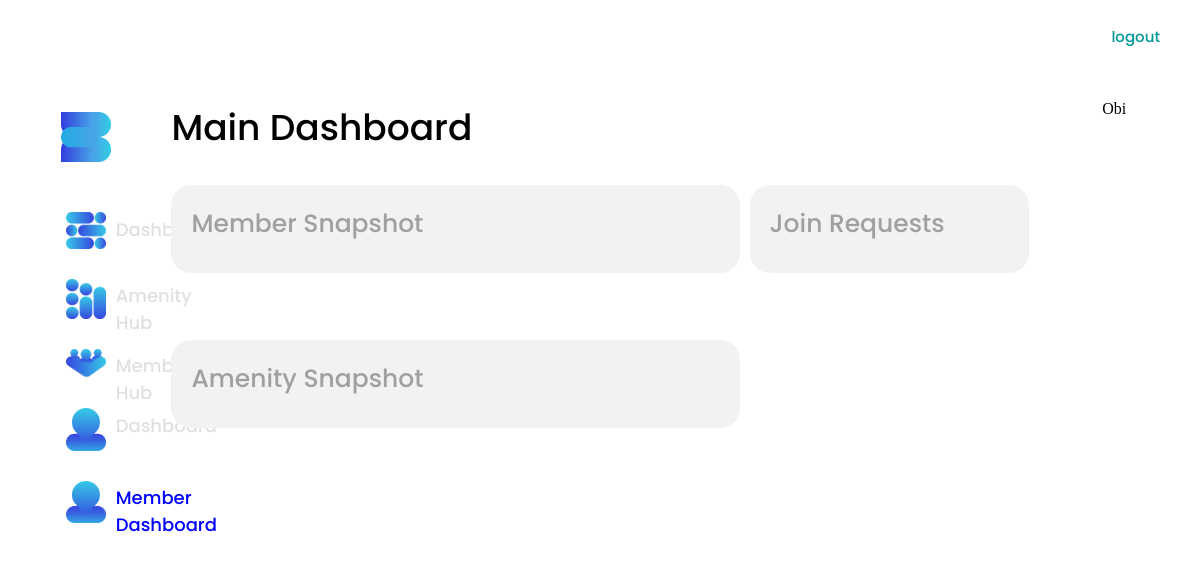
/manage/ (signed in), run on an earlier commit of the app's database.
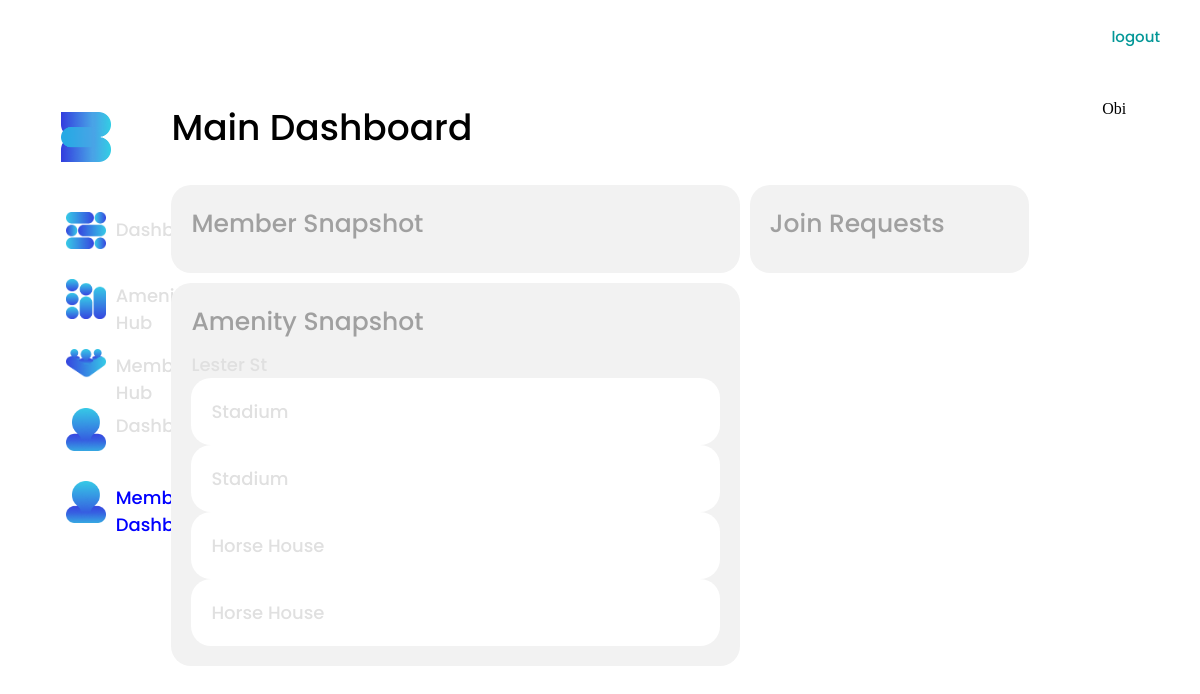
And on a later commit of the database.
### accounts/models.py (models this page shows, shortened)
class CustomUser(AbstractUser):
    email = models.EmailField(verbose_name='Email',
                              unique=True, null=False, blank=False)
    username = models.CharField(max_length=20, blank=False, unique=True)
    alias = models.CharField(max_length=40)
    first_name = models.CharField(max_length=30, null=False, blank=False)
    last_name = models.CharField(max_length=30, null=False, blank=False)
    date_created = models.DateTimeField(auto_now_add=True)
    USERNAME_FIELD = 'email'
    REQUIRED_FIELDS = ['username', 'first_name', 'last_name']
    objects = CustomUserManager()

### mgmt/models.py (models this page shows, shortened)
class Amenity(models.Model):
    name = models.CharField(max_length=200, blank=False)
    place = models.ForeignKey(
        "mgmt.Place", blank=False, on_delete=models.CASCADE)
    subtitle = models.CharField(max_length=200, blank=True)
    description = models.CharField(max_length=200, blank=True)
    date_created = models.DateTimeField(auto_now_add=True)
    timeslots = models.JSONField(blank=True, null=True)
    class Meta:
        ordering = ('date_created',)
    def __str__(self):
        return "{} | {}".format(self.name, self.place)

### mgmt/views.py (the view)
# urls.py: path('', views.dashboard_view, name="member-dashboard"),
def dashboard_view(request):
    page_title = "Main Dashboard"
    amenity_relationships = AmenityProfileRelationship.objects.filter(
        profile=request.user.profile, profile_type__in=['0', '1', '2', '3', '4'])
    amenities = [i.amenity for i in amenity_relationships]
    amenity_groupings = {}
    for amenity in amenities:
        if amenity.place not in amenity_groupings:
            amenity_groupings[amenity.place] = [amenity]
        else:
            amenity_groupings[amenity.place].append(amenity)
    print(amenity_groupings)
    context = {'page_title': page_title,
               'amenity_groupings': amenity_groupings}
    template_name = 'pages/manager/dashboard.html'
    return render(request, template_name, context)

### mgmt/models.py (called while the page is built)
    def __str__(self):
        return "{}".format(self.name)

### templates/pages/manager/dashboard.html (shortened to what this page needs)
{% extends 'grids/grid-style3x2.html' %}
{% load static %}
{% block pageheader %}
<div class="header1">{{page_title}}</div>
{% endblock pageheader %}
{% block cell1 %}
<div class="header2">Member Snapshot</div>
{% endblock cell1 %}
{% block cell2 %}
<div class="header2">Join Requests</div>
{% endblock cell2 %}
{% block cell3 %}
<div class="header2">Amenity Snapshot</div>
{% for place, amenities in amenity_groupings.items %}
    <div class="header3">{{place}}</div>
    {% for amenity in amenities %}
        {% include 'components/card.html' with title=amenity.name %}
    {% endfor %}
{% endfor %}
{% endblock cell3 %}

### templates/grids/grid-style3x2.html (shortened to what this page needs)
{% extends 'base.html' %}
{% load static %}
{% block grid %}
<div class="grid grid-style3x2">
    <div class="card card--grey">
        {% block cell1 %}
        {% endblock cell1 %}
    </div>
    <div class="card card--grey">
        {% block cell2 %}
        {% endblock cell2 %}
    </div>
    <div class="card card--grey">
        {% block cell3 %}
        {% endblock cell3 %}
    </div>
</div>
{% endblock grid %}

### templates/base.html (shortened to what this page needs)
{% load static %}
<!DOCTYPE html>
<html lang="en">
<head>
    <link rel="stylesheet" type="text/css" href="{% static 'css/main.css' %}">
    <link rel="stylesheet" type="text/css" href="{% static 'css/components.css' %}">
</head>
<body>
    <div class="platform-base">
        {% include 'components/button-logout.html' with link='logout' text='logout' %}
        <div class="side-container">
            {% if request.path != "/login" %}
                {% include 'components/navbar.html' %}
            {% endif %}
        </div>
        <div class="main-container">
            <div class="main-container__header">
                {% block pageheader %}
                {% endblock pageheader %}
            </div>
            <div class="main-container__grid-container">
                {% block grid %}
                {% endblock grid %}
            </div>
        </div>
        <div class="side-container">
            {% if request.path != "/login" %}
                {{request.user.first_name}}
            {% endif %}
        </div>
    </div>
</body>
</html>

### templates/components/button-logout.html
{% load static %}
<a href="{% url link %}" class="button">
    <div class="button__text button__text--logout ">{{text}}</div>
</a>

### templates/components/navbar.html (shortened to what this page needs)
{% load static %}
{% if "/manage/" in request.path %}
<div class="navbar">
    <div class="item" onclick="window.location='{% url "member-places" %}';">
        <img src="{% static 'images/Bloom Logo-Transparent-Darker-Blue.png' %}" alt="" class="navbar__logo">
    </div>
    <div class="item" onclick="window.location='{% url "dashboard" %}';">
        <img src="{% static 'images/DashboardIcon-V3.png'  %}" alt="" class="navbar__icon">
        <div class="header3">Dashboard</div>
    </div>
    <div class="item" onclick="window.location='{% url "amenityhub" %}';">
        <img src="{% static 'images/DashboardIcon-V2.png'  %}" alt="" class="navbar__icon">
        <div class="header3">Amenity Hub</div>
    </div>
    <div class="item" onclick="window.location='{% url "memberhub" %}';">
        <img src="{% static 'images/MemberIcon-V1.png'  %}" alt="" class="navbar__icon">
        <div class="header3">Member Hub</div>
    </div>
    <div class="item" onclick="window.location='{% url "dashboard" %}';">
        <img src="{% static 'images/ProfileIcon-V1.png'  %}" alt="" class="navbar__icon">
        <div class="header3">Dashboard</div>
    </div>
    <div class="item" onclick="window.location='{% url "member-dashboard" %}';">
        <img src="{% static 'images/ProfileIcon-V1.png'  %}" alt="" class="navbar__icon">
        <div class="header3" style="color: blue;">Member Dashboard</div>
    </div>
</div>
{% endif %}

### templates/components/card.html (shortened to what this page needs)
{% load static %}
<div class="card">
    <div class="header3">{{title}}</div>
</div>

### static/css/main.css (style rules this page uses)
* { -webkit-box-sizing: border-box; box-sizing: border-box; }
body { margin: 0; padding: 0; }
.platform-base { width: 100%; height: -webkit-fit-content; height: -moz-fit-content; height: fit-content; min-height: 100vh; display: -webkit-box; display: -ms-flexbox; display: flex; -webkit-box-pack: center; -ms-flex-pack: center; justify-content: center; -webkit-box-align: start; -ms-flex-align: start; align-items: flex-start; }
.side-container { -webkit-box-flex: 1; -ms-flex: 1; flex: 1; height: 100vh; display: -webkit-box; display: -ms-flexbox; display: flex; -webkit-box-pack: start; -ms-flex-pack: start; justify-content: flex-start; -webkit-box-align: center; -ms-flex-align: center; align-items: center; -webkit-box-orient: vertical; -webkit-box-direction: normal; -ms-flex-direction: column; flex-direction: column; padding: 100px 0 30px 0; }
.side-container > div { margin-bottom: 10px; }
.main-container { z-index: 1; -webkit-box-flex: 5; -ms-flex: 5; flex: 5; height: -webkit-fit-content; height: -moz-fit-content; height: fit-content; min-height: 200vh; display: -webkit-box; display: -ms-flexbox; display: flex; -webkit-box-orient: vertical; -webkit-box-direction: normal; -ms-flex-direction: column; flex-direction: column; -webkit-box-align: start; -ms-flex-align: start; align-items: flex-start; }
.main-container__header { width: 100%; padding: 100px 0 30px 0; }
.main-container__grid-container { height: 100%; min-height: 70vh; width: 100%; }
.grid { z-index: 1; display: -ms-grid; display: grid; width: 100%; height: 100%; }
.grid > div { min-height: 200px; min-height: 5vh; width: 100%; }
.grid-style3x2 { min-height: 300px; grid-gap: 10px; -ms-grid-columns: (minmax(200px, 1fr))[3]; grid-template-columns: repeat(3, minmax(200px, 1fr)); -ms-grid-rows: fit-content fit-content; grid-template-rows: -webkit-fit-content -webkit-fit-content; grid-template-rows: fit-content fit-content; justify-items: center; grid-template-areas: "one one two" "three three two"; }
.grid-style3x2 > div:nth-child(1) { -ms-grid-row: 1; -ms-grid-column: 1; grid-area: one; }
.grid-style3x2 > div:nth-child(2) { -ms-grid-row: 1; -ms-grid-column: 2; grid-area: two; }
.grid-style3x2 > div:nth-child(3) { -ms-grid-row: 2; -ms-grid-column: 1; -ms-grid-column-span: 2; grid-area: three; }

What changed in the data, as far as the page shows it:
added Amenity: name "Stadium"
added Amenity: name "Horse House"
